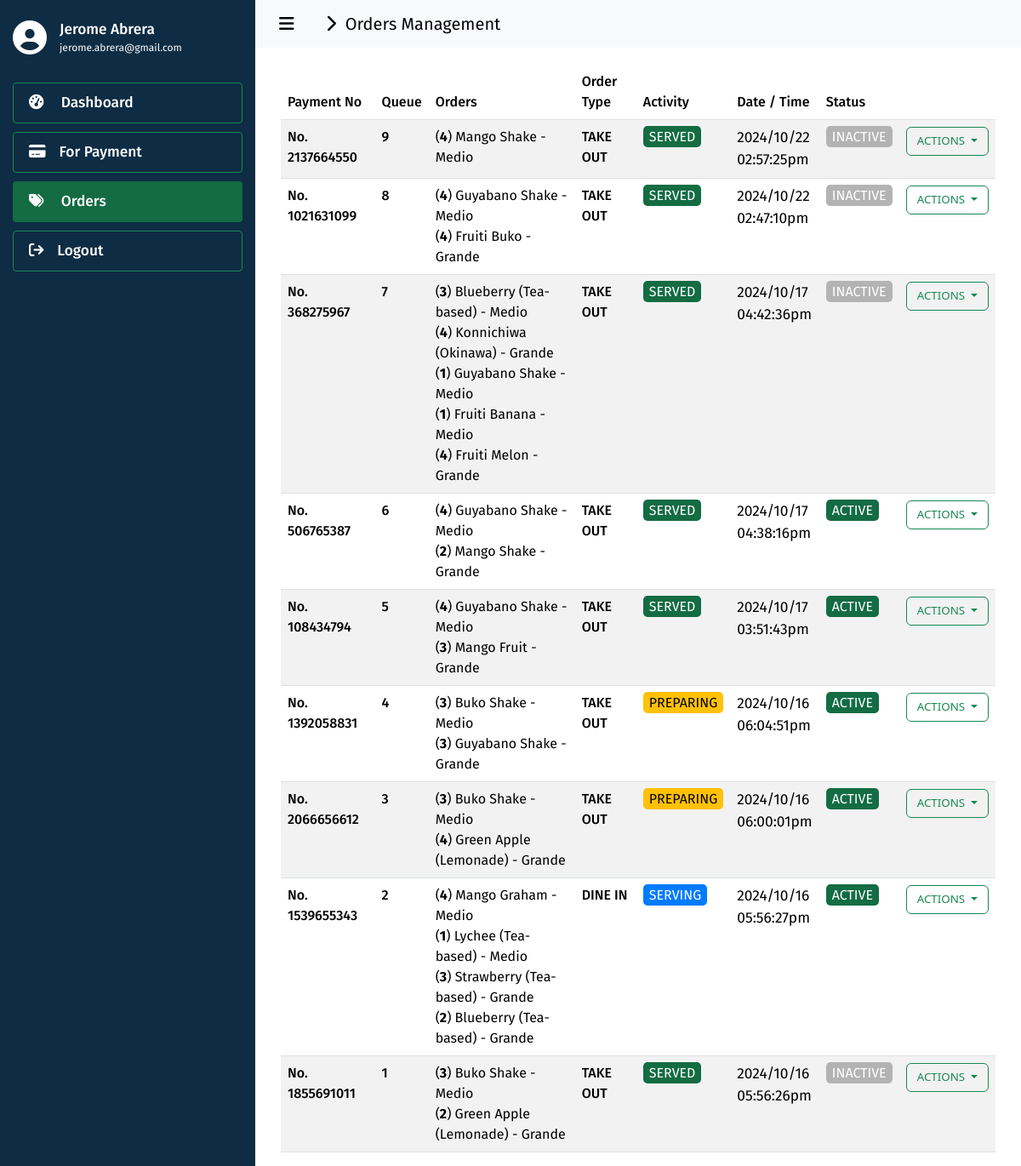
The app's page /admin/orders/index.php (signed in), older data.
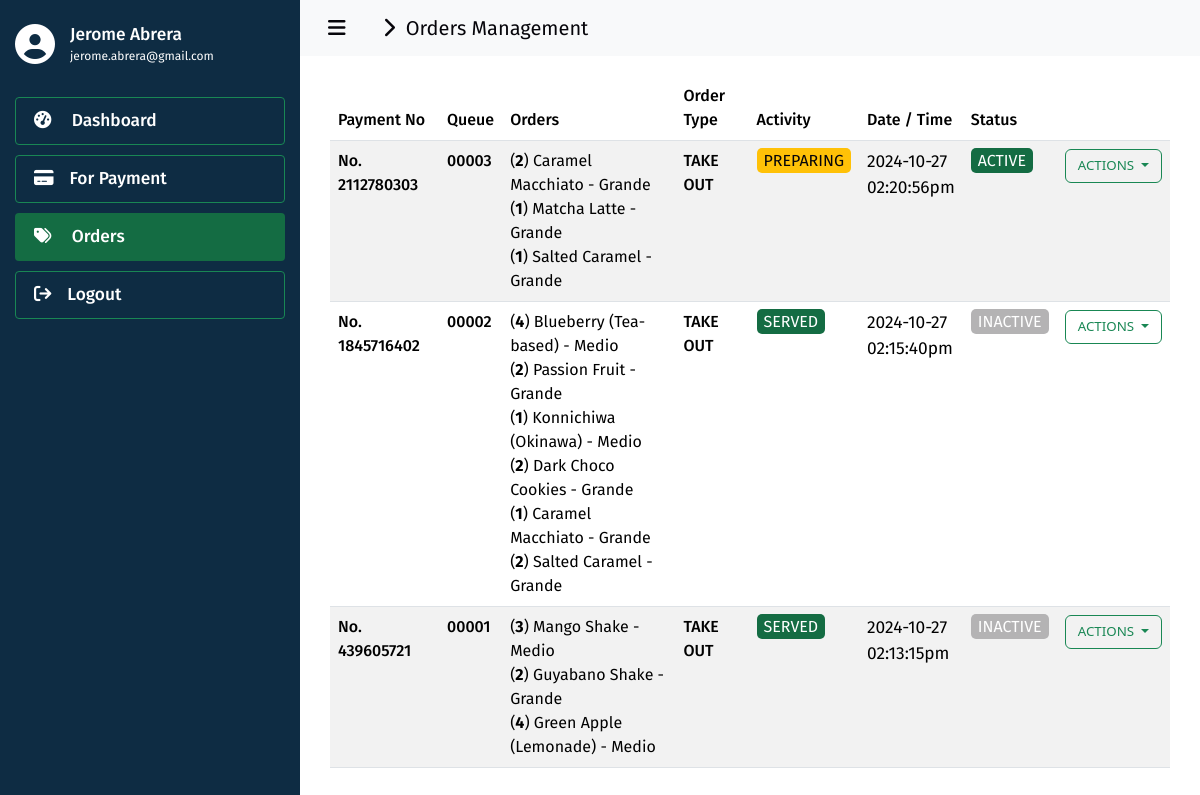
The same page, newer data.
### tables this page shows
CREATE TABLE `queue` (
  `id` int(11) NOT NULL,
  `queue_payment_no` varchar(255) NOT NULL,
  `queue_number` varchar(255) NOT NULL,
  `queue_serving` varchar(255) NOT NULL,
  `queue_date` date NOT NULL,
  `queue_time` varchar(255) NOT NULL,
  `queue_status` varchar(255) NOT NULL
);

CREATE TABLE `queue_orders` (
  `id` int(11) NOT NULL,
  `queue_number_id` int(11) NOT NULL,
  `queue_order` varchar(1000) NOT NULL,
  `queue_order_type` varchar(255) NOT NULL,
  `queue_date` date NOT NULL,
  `queue_time` varchar(255) NOT NULL
);

### admin/orders/index.php (the view, shortened to what the changed rows need)
<?php
  include('../../utils/connections.php');
?>
<!DOCTYPE html>
<html lang="en">
  <head>
    <link
      href="https://cdn.jsdelivr.net/npm/bootstrap@5.3.3/dist/css/bootstrap.min.css"
      rel="stylesheet"
    >
    <link href="https://cdn.datatables.net/2.0.5/css/dataTables.bootstrap5.css" rel="stylesheet">
    <link rel="stylesheet" href="../../assets/css/global.css" />
    <link rel="stylesheet" href="./css/index.css" />
  </head>
  <body>
    <div class="div-classic-container">
      <div class="container" style="padding-inline: 30px; margin-top: 20px;">
        <table id="data" class="table table-striped" style="width:100%">
          <thead>
            <tr>
              <th class="fira-sans-medium">Payment No</th>
              <th class="fira-sans-medium">Queue</th>
              <th class="fira-sans-medium">Orders</th>
              <th class="fira-sans-medium">Order Type</th>
              <th class="fira-sans-medium">Activity</th>
              <th class="fira-sans-medium">Date / Time</th>
              <th class="fira-sans-medium">Status</th>
              <th class="fira-sans-medium"></th>
            </tr>
          </thead>
          <tbody>
            <?php
              $fetch_query = "SELECT * FROM `queue` ORDER BY id DESC";
              $result = $conn->query($fetch_query);
              if ($result->num_rows > 0) {
                while ($row = $result->fetch_assoc()) {
                  $queue_id = $row['id'];
                  $queue_payment_no = $row['queue_payment_no'];
                  $queue_number = $row['queue_number'];
                  $queue_serving = $row['queue_serving'];
                  $queue_date = $row['queue_date'];
                  $queue_time = $row['queue_time'];
                  $queue_status = $row['queue_status'];
                  $fetch_query = "SELECT * FROM `queue_orders` WHERE queue_number_id = ".$queue_id." LIMIT 1";
                  $orders_result = $conn->query($fetch_query);
                  if ($orders_result->num_rows > 0) {
                    $orders_row = $orders_result->fetch_assoc();
                    $queue_order = $orders_row['queue_order'];
                    $queue_order_type = $orders_row['queue_order_type'];
                    $serving_span_class = 'badge-warning';
                    if ($queue_serving == 'PREPARING') {
                      $serving_span_class = 'badge-warning';
                    } else if ($queue_serving == 'SERVING') {
                      $serving_span_class = 'badge-primary';
                    } else if ($queue_serving == 'SERVED') {
                      $serving_span_class = 'badge-enabled';
                    }
                    $status_span_class = 'badge-disabled';
                    if ($queue_status == 'ACTIVE') {
                      $status_span_class = 'badge-enabled';
                    }
                    $serving_state = '';
                    if ($queue_serving == 'PREPARING') {
                      $serving_state = '';
                    } else if ($queue_serving == 'SERVING') {
                      $serving_state = 'disabled';
                    } else if ($queue_serving == 'SERVED') {
                      $serving_state = 'disabled';
                    }
                    $served_state = '';
                    if ($queue_serving == 'PREPARING') {
                      $served_state = 'disabled';
                    } else if ($queue_serving == 'SERVING') {
                      $served_state = '';
                    } else if ($queue_serving == 'SERVED') {
                      $served_state = 'disabled';
                    }
                    $orders = '';
                    $d_order = json_decode($queue_order, true);
                    foreach ($d_order as $order) {
                      $item = $order['item'];
                      $quantity = intval($order['quantity']);
                      $size = $order['size'];
                      $orders .= '(<b>'.strval($quantity).'</b>) '.$item.' - '.$size.'<br/>';
                    }
                    $for_payment_id = 0;
                    $fetch_query = "SELECT id FROM `for_payment` WHERE order_number = '".$queue_payment_no."' LIMIT 1";
                    $fp_result = $conn->query($fetch_query);
                    if ($fp_result->num_rows > 0) {
                      $fp_row = $fp_result->fetch_assoc();
                      $for_payment_id = intval($fp_row['id']);
                    }
                    echo '
                      <tr>
                        <td class="color-brown fira-sans-medium">No. '.$queue_payment_no.'</td>
                        <td class="color-dark fira-sans-medium">
                          '.$queue_number.'
                        </td>
                        <td class="color-dark fira-sans-regular">
                          '.$orders.'
                        </td>
                        <td class="color-dark fira-sans-medium">
                          '.$queue_order_type.'
                        </td>
                        <td class="fira-sans-regular">
                          <span class="'.$serving_span_class.'">'.$queue_serving.'</span>
                        </td>
                        <td class="color-dark fira-sans-regular size-13">
                          '.$queue_date.'<br/>'.$queue_time.'
                        </td>
                        <td class="fira-sans-regular">
                          <span class="'.$status_span_class.'">'.$queue_status.'</span>
                        </td>
                        <td>
                          <div class="dropdown">
                            <button class="btn btn-outline-success dropdown-toggle size-10" type="button" id="dropdownMenuButton1" data-bs-toggle="dropdown" aria-expanded="false">
                              ACTIONS
                            </button>
                            <ul class="dropdown-menu" aria-labelledby="dropdownMenuButton1">
                              <li><a class="dropdown-item disabled" href="#">Change to Preparing</a></li>
                              <li><a class="dropdown-item '.$serving_state.'" href="../../actions/serving.php?queue_id='.$queue_id.'">Change To Serving</a></li>
                              <li><a class="dropdown-item '.$served_state.'" href="../../actions/serve.php?queue_id='.$queue_id.'">Change To Served</a></li>
                              <li><a class="dropdown-item" href="../receipt/index.php?id='.$for_payment_id.'&order_number='.$queue_payment_no.'">Print Receipt</a></li>
                            </ul>
                          </div>
                        </td>
                      </tr>
                    ';
                  }
                }
              }
            ?>
          </tbody>
        </table>
      </div>
    </div>
  </body>
</html>

Row changes from the older to the newer data that the page shows:
removed queue: queue_payment_no "2137664550", queue_number "9", quantity "4", item "Mango Shake", size "Medio", queue_orders.queue_order_type "TAKE OUT", queue_serving "SERVED", queue_date "2024/10/22", queue_time "02:57:25pm", queue_status "INACTIVE"
removed queue: queue_payment_no "1021631099", queue_number "8", quantity "4", item "Guyabano Shake", size "Medio", item "Fruiti Buko", size "Grande", queue_orders.queue_order_type "TAKE OUT", queue_serving "SERVED", queue_date "2024/10/22", queue_time "02:47:10pm", queue_status "INACTIVE"
removed queue: queue_payment_no "368275967", queue_number "7", quantity "3", item "Blueberry (Tea-based)", size "Medio", quantity "4", item "Konnichiwa (Okinawa)", size "Grande", quantity "1", item "Guyabano Shake", item "Fruiti Banana", item "Fruiti Melon", queue_orders.queue_order_type "TAKE OUT", queue_serving "SERVED", queue_date "2024/10/17", queue_time "04:42:36pm", queue_status "INACTIVE"
removed queue: queue_payment_no "506765387", queue_number "6", quantity "4", item "Guyabano Shake", size "Medio", quantity "2", item "Mango Shake", size "Grande", queue_orders.queue_order_type "TAKE OUT", queue_serving "SERVED", queue_date "2024/10/17", queue_time "04:38:16pm", queue_status "ACTIVE"
removed queue: queue_payment_no "108434794", queue_number "5", quantity "4", item "Guyabano Shake", size "Medio", quantity "3", item "Mango Fruit", size "Grande", queue_orders.queue_order_type "TAKE OUT", queue_serving "SERVED", queue_date "2024/10/17", queue_time "03:51:43pm", queue_status "ACTIVE"
removed queue: queue_payment_no "1392058831", queue_number "4", quantity "3", item "Buko Shake", size "Medio", item "Guyabano Shake", size "Grande", queue_orders.queue_order_type "TAKE OUT", queue_serving "PREPARING", queue_date "2024/10/16", queue_time "06:04:51pm", queue_status "ACTIVE"
removed queue: queue_payment_no "2066656612", queue_number "3", quantity "3", item "Buko Shake", size "Medio", quantity "4", item "Green Apple (Lemonade)", size "Grande", queue_orders.queue_order_type "TAKE OUT", queue_serving "PREPARING", queue_date "2024/10/16", queue_time "06:00:01pm", queue_status "ACTIVE"
removed queue: queue_payment_no "1539655343", queue_number "2", quantity "4", item "Mango Graham", size "Medio", quantity "1", item "Lychee (Tea-based)", quantity "3", item "Strawberry (Tea-based)", size "Grande", quantity "2", item "Blueberry (Tea-based)", queue_orders.queue_order_type "DINE IN", queue_serving "SERVING", queue_date "2024/10/16", queue_time "05:56:27pm", queue_status "ACTIVE"
removed queue: queue_payment_no "1855691011", queue_number "1", quantity "3", item "Buko Shake", size "Medio", quantity "2", item "Green Apple (Lemonade)", size "Grande", queue_orders.queue_order_type "TAKE OUT", queue_serving "SERVED", queue_date "2024/10/16", queue_time "05:56:26pm", queue_status "INACTIVE"
added queue: queue_payment_no "2112780303", queue_number "00003", quantity "2", item "Caramel Macchiato", size "Grande", quantity "1", item "Matcha Latte", item "Salted Caramel", queue_orders.queue_order_type "TAKE OUT", queue_serving "PREPARING", queue_date "2024-10-27", queue_time "02:20:56pm", queue_status "ACTIVE"
added queue: queue_payment_no "1845716402", queue_number "00002", quantity "4", item "Blueberry (Tea-based)", size "Medio", quantity "2", item "Passion Fruit", size "Grande", quantity "1", item "Konnichiwa (Okinawa)", item "Dark Choco Cookies", item "Caramel Macchiato", item "Salted Caramel", queue_orders.queue_order_type "TAKE OUT", queue_serving "SERVED", queue_date "2024-10-27", queue_time "02:15:40pm", queue_status "INACTIVE"
added queue: queue_payment_no "439605721", queue_number "00001", quantity "3", item "Mango Shake", size "Medio", quantity "2", item "Guyabano Shake", size "Grande", quantity "4", item "Green Apple (Lemonade)", queue_orders.queue_order_type "TAKE OUT", queue_serving "SERVED", queue_date "2024-10-27", queue_time "02:13:15pm", queue_status "INACTIVE"
